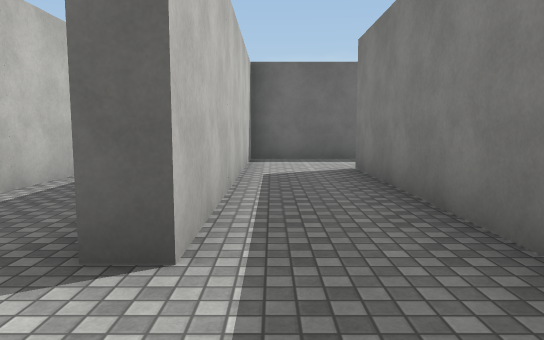
View 1 (above)

18 first-person views from a walk through a scene from a Unity 3-D project. The camera is 1.4 m above the floor, tilts 6° down and sees 70° across. The floor is counted in squares, 2 m on a side. Each view is taken from the middle of a square. On the plan, view 1 faces up. The plan holds only what a view shows up to about 11 squares ahead; the rest is blank. The place goes on beyond the plan. The player is left out. Surface patterns are stand-ins for the level's own textures.

View 2
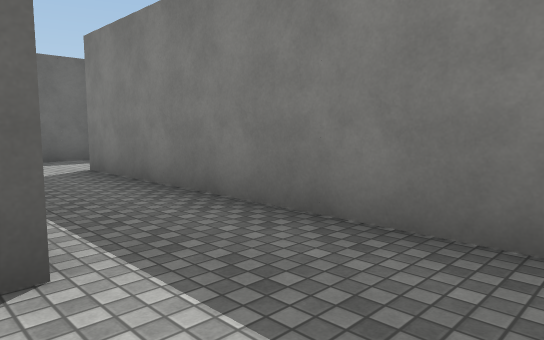

View 3
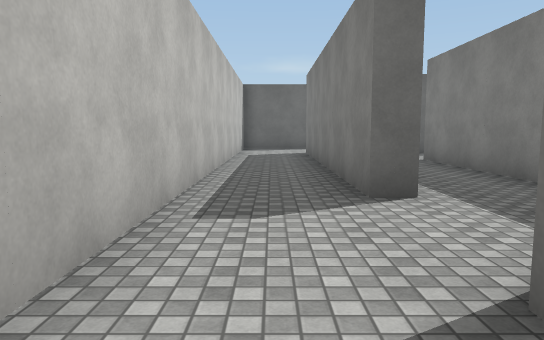

View 4
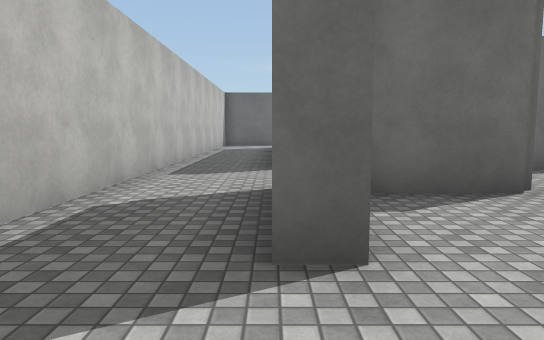

View 5
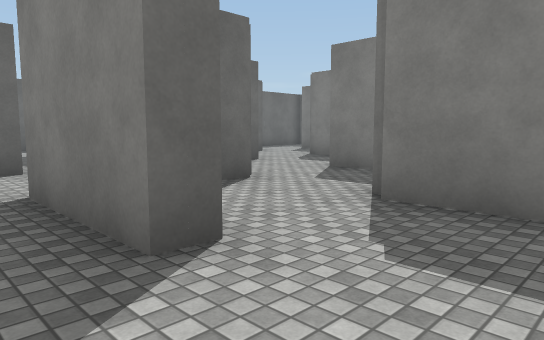

View 6
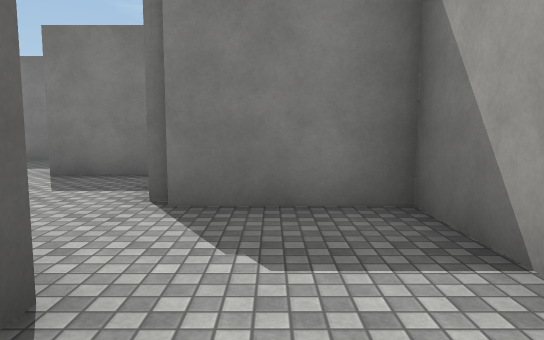

View 7
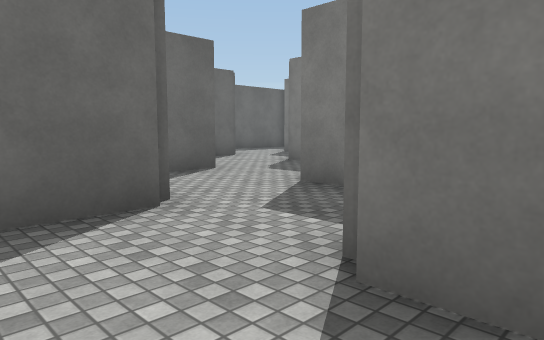

View 8
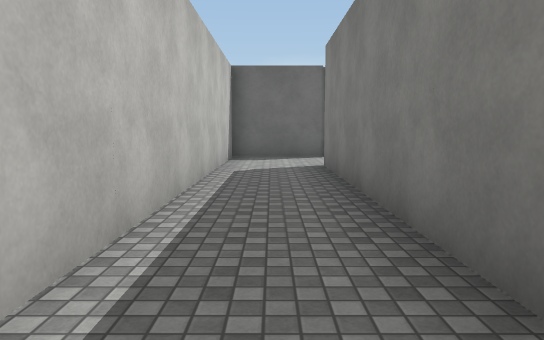

View 9
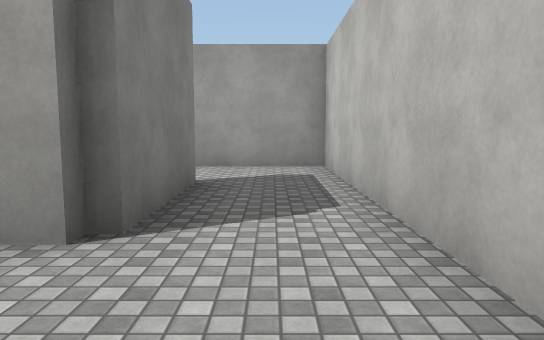

View 10
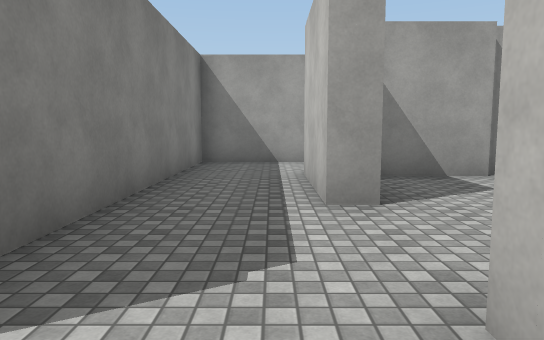

View 11
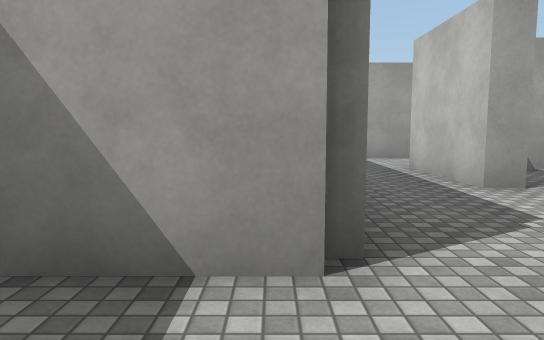

View 12
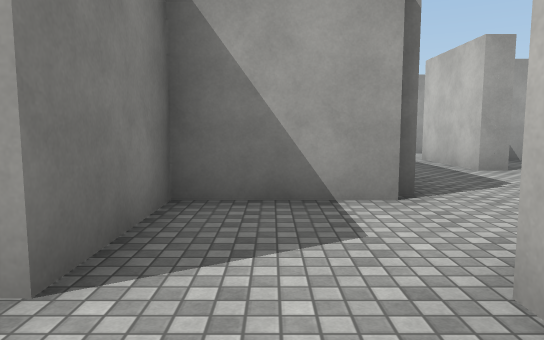

View 13
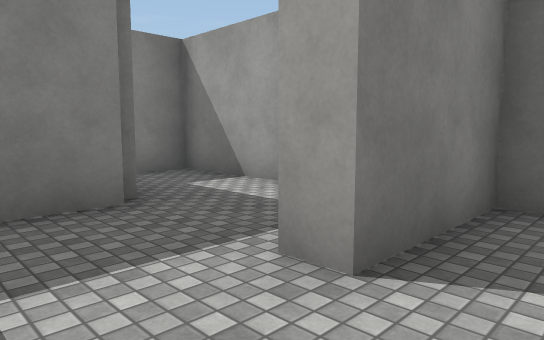

View 14
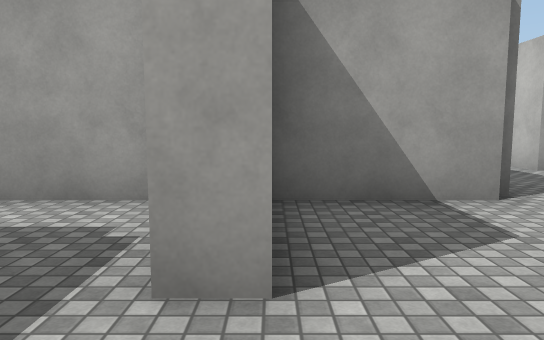

View 15
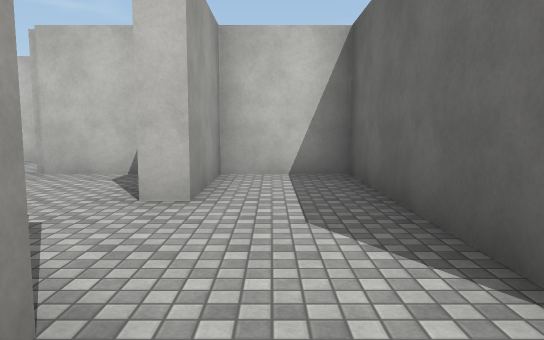

View 16
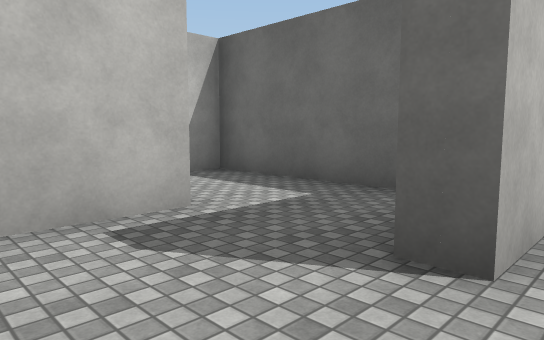

View 17
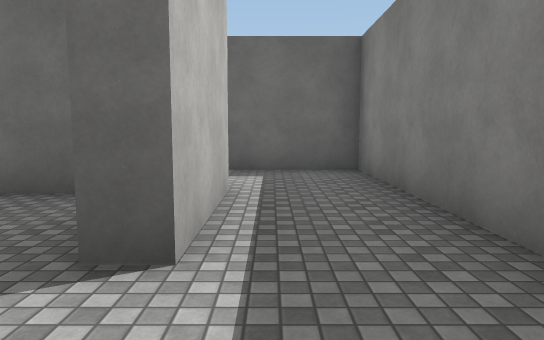

View 18
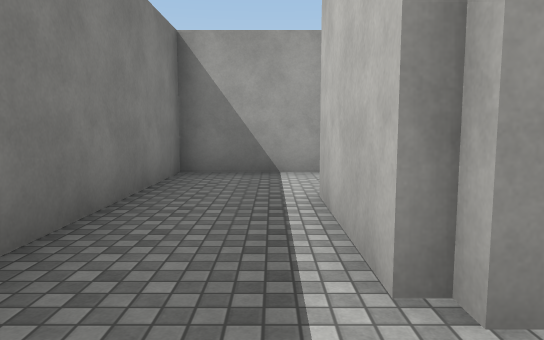

### Floor plan
Points are (right, up) in squares from view 1. A wall is a line through its corners. A room is listed if a view was taken in it or the views show most of it. See-through windows are left out.
Room 1 (view 1)
walls: (2.9, 9.2) (-0.5, 9.2) (-0.5, 1.9); (1.5, 0.4) (1.5, 7); (-1, -0.3) (-0.2, -0.3)
ways out: opening at (-1, 0.5) to room 2; opening at (2, 7.5) to room 10
Room 2 (views 2, 3, 4, 5, 6, 8, 9)
walls: (-0.5, 1.9) (-1, 1.9) (-1, 9.5); (-0.4, -3.1) (-1, -3.1) (-1, -0.3); (-0.6, 11.7) (-3, 11.7) (-3, -5.3) (-0.5, -5.3)
ways out: opening at (-1, 0.5) to room 1; opening at (-1, -4.5) to room 3; opening at (-1, 10.5)
Room 3 (view 7)
walls: (-0.5, -5.3) (1.5, -5.3) (1.5, -2.8)
ways out: opening at (-1, -4.5) to room 2; opening at (0.5, -3) to room 12
Room 4 (view 10)
walls: (6.5, 2.2) (7.5, 2.2); (6.9, 4.2) (2, 4.2) (2, 2.2) (4.2, 2.2) (4.2, 1.7)
ways out: opening at (7, 3) to room 5; opening at (5.5, 2) to room 9
Room 5 (view 11)
walls: (9, 3.4) (9, 4.4)
ways out: opening at (7, 3) to room 4; opening at (8, 4) to room 6
Room 6 (views 12, 13, 14)
walls: (9, 4.4) (9.5, 4.4)
ways out: opening at (8, 4) to room 5; opening at (9, 5.5)
Room 7 (view 15)
walls: (7.5, 2.2) (9, 2.2) (9, 3.4)
Room 8 (views 16, 17, 18)
walls: (4.5, 9.5) (4.5, 7); (4.1, 4.7) (6.5, 4.7) (6.5, 11.7) (4.2, 11.7)
ways out: opening at (4, 5.5) to room 10; opening at (3.5, 12)
Room 9 (no view inside)
walls: (4.5, -0.5) (4.5, -3.1); (3.6, -5.3) (6.5, -5.3) (6.5, 2.2)
ways out: opening at (5.5, 2) to room 4; opening at (4, 0.5) to room 13
Room 10 (no view inside)
walls: (2, 7) (2, 5.5); (4.5, 7) (4, 7)
ways out: opening at (2, 7.5) to room 1; opening at (4, 5.5) to room 8
Room 11 (no view inside)
walls: (10.1, 2.2) (14, 2.2) (14, 3.1)
ways out: opening at (10.5, 4)
Room 12 (no view inside)
walls: (1.5, -2.8) (2.5, -2.8); (2, -0.8) (0, -0.8)
ways out: opening at (0.5, -3) to room 3; opening at (2, -2) to room 14
Room 13 (no view inside)
walls: (2, 1) (2, -0.8); (4.2, 1.7) (3.2, 1.7); (4, -0.5) (4.5, -0.5)
ways out: opening at (4, 0.5) to room 9; opening at (3, -1) to room 14
Room 14 (no view inside)
walls: (4, -2.1) (4, -0.5)
ways out: opening at (2, -2) to room 12; opening at (3, -1) to room 13
Room 15 (no view inside)
walls: (2.5, -2.8) (3.4, -2.8)

Positions as (right, up) in squares from view 1, and headings:
1: (0, 0), facing up
2: (-1, 0), facing up-right
3: (-2, -2), facing up
4: (-1, -5), facing up
5: (-2, -5), facing up-right
6: (-2, -4), facing right
7: (0, -4), facing up-right
8: (-2, 2), facing up
9: (-2, 2), facing down
10: (5, 3), facing down
11: (7, 4), facing down
12: (8, 6), facing down
13: (8, 6), facing down-right
14: (9, 6), facing down
15: (8, 3), facing left
16: (5, 5), facing up-left
17: (5, 5), facing up
18: (5, 11), facing down
